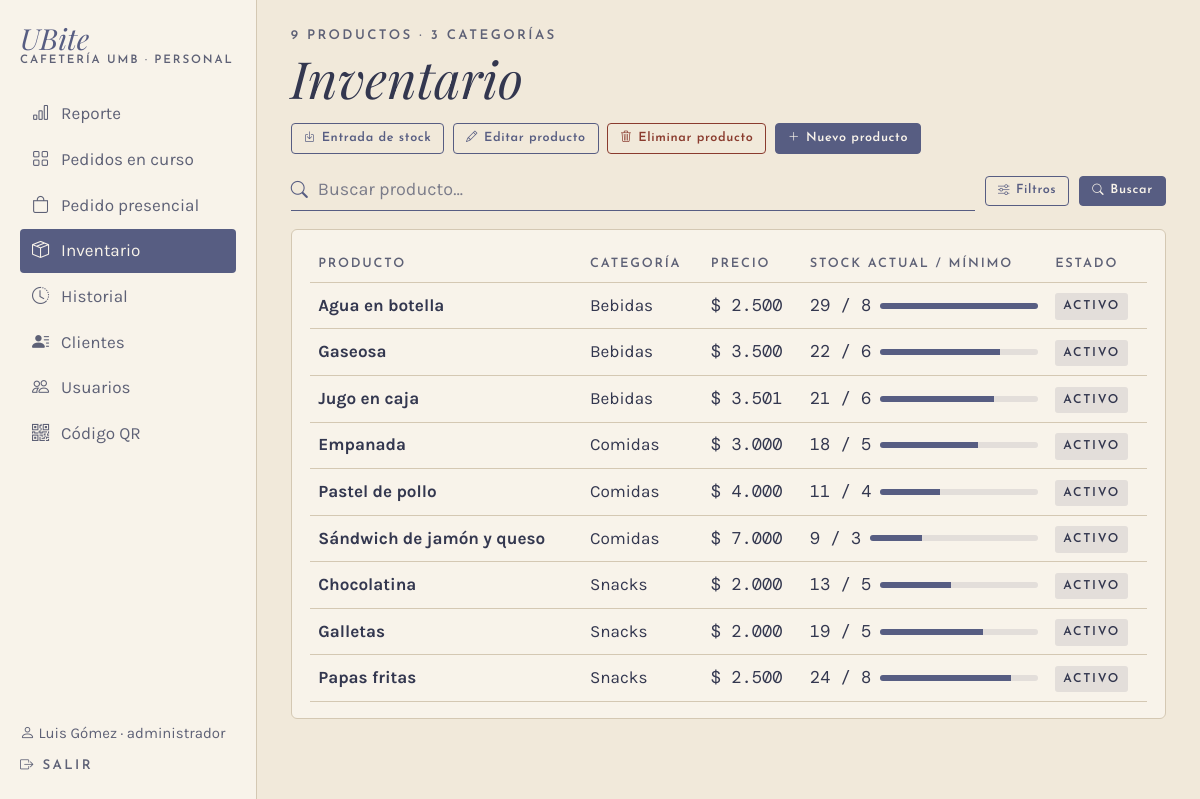
/inventario/ (signed in), run on an earlier commit of the app's database.
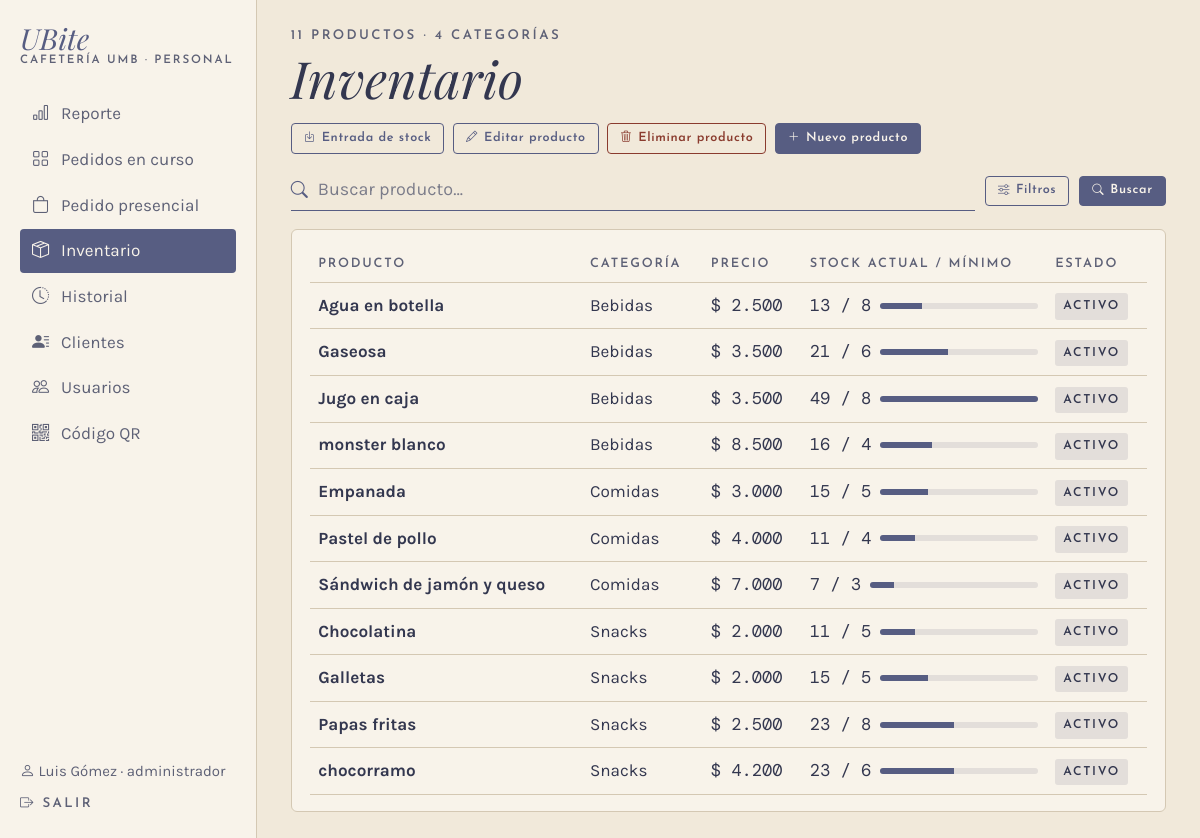
And on a later commit of the database.
### app/models.py (models this page shows, shortened)
class Producto(db.Model):
    __tablename__ = "producto"
    __table_args__ = (
        db.CheckConstraint("precio > 0", name="ck_producto_precio"),
        db.CheckConstraint("stock_actual >= 0", name="ck_producto_stock"),
        db.CheckConstraint("stock_minimo >= 0", name="ck_producto_minimo"),
    )
    id_producto = db.Column(db.Integer, primary_key=True, autoincrement=True)
    nombre = db.Column(db.Text, nullable=False)
    descripcion = db.Column(db.Text)
    precio = db.Column(db.Float, nullable=False)
    stock_actual = db.Column(db.Integer, nullable=False, default=0)
    stock_minimo = db.Column(db.Integer, nullable=False, default=0)
    activo = db.Column(db.Boolean, nullable=False, default=True)
    id_categoria = db.Column(db.Integer, db.ForeignKey("categoria.id_categoria"), nullable=False)
    categoria = db.relationship("Categoria", back_populates="productos")

class Categoria(db.Model):
    __tablename__ = "categoria"
    id_categoria = db.Column(db.Integer, primary_key=True, autoincrement=True)
    nombre = db.Column(db.Text, nullable=False, unique=True)
    productos = db.relationship("Producto", back_populates="categoria", lazy=True)

### app/routes/inventario.py (the view)
@bp.route("/")
@rol_requerido("cajero", "administrador")
def lista():
    filtros = {"buscar": request.args.get("buscar", "")[:60],
               "categoria": request.args.get("categoria", ""),
               "estado": request.args.get("estado", "")}
    todos = gestion.inventario()
    productos = gestion.inventario(**filtros) if any(filtros.values()) else todos
    bajos = [p for p in todos if p.activo and p.stock_actual <= p.stock_minimo]
    return render_template("inventario/lista.html", productos=productos, bajos=bajos, total=len(todos),
                           filtros=filtros, estado=gestion.estado_producto,
                           categorias=Categoria.query.order_by(Categoria.nombre).all(),
                           tope=max([p.stock_actual for p in todos] + [1]))

### app/__init__.py (called while the page is built)
def pesos(valor):
    return f"{valor:,.0f}".replace(",", ".")

@login_manager.user_loader
def cargar_usuario(id_usuario):
    from .models import Usuario
    u = db.session.get(Usuario, int(id_usuario))
    return u if u is not None and u.activo else None

### app/database.py (called while the page is built)
@event.listens_for(Engine, "begin")
def _iniciar(conexion):
    conexion.exec_driver_sql("BEGIN IMMEDIATE" if _escritura.get() else "BEGIN")

### app/gestion.py (called while the page is built)
def estado_producto(p):
    if not p.activo:
        return "inactivo"
    if p.stock_actual == 0:
        return "agotado"
    if p.stock_actual <= p.stock_minimo:
        return "stock bajo"
    return "activo"

def inventario(buscar="", categoria="", estado=""):
    productos = (Producto.query.join(Categoria)
                 .order_by(Categoria.nombre, Producto.nombre).all())
    buscar = buscar.strip().lower()
    if buscar:
        productos = [p for p in productos if buscar in p.nombre.lower()]
    if categoria:
        productos = [p for p in productos if p.categoria.nombre == categoria]
    if estado:
        productos = [p for p in productos if estado_producto(p) == estado]
    return productos

### app/models.py (called while the page is built)
    @property
    def is_active(self):
        return bool(self.activo)

### app/templates/inventario/lista.html (shortened to what this page needs)
{% extends "caja/_base.html" %}
{% import "_filtros.html" as f %}
{% macro chip(p) %}
{% set e = estado(p) %}
<span class="chip {{ 'chip-punteado' if e in ('stock bajo', 'agotado', 'inactivo') }}">{{ e }}</span>
{% endmacro %}
{% block panel %}
<div class="d-flex flex-wrap justify-content-between align-items-end gap-3 mb-3">
  <div>
    <p class="etiqueta mb-1">{{ total }} productos · {{ categorias|length }} categorías</p>
    <h1 class="titulo display-5 mb-0">Inventario</h1>
  </div>
  <div class="d-flex flex-wrap gap-2 acciones-modulo">
    <a class="btn btn-contorno" href="{{ url_for('inventario.entrada') }}"><i class="bi bi-box-arrow-in-down"></i> Entrada de stock</a>
    {% if es_admin %}
    <a class="btn btn-contorno" href="{{ url_for('inventario.editar') }}"><i class="bi bi-pencil"></i> Editar producto</a>
    <a class="btn btn-peligro" href="{{ url_for('inventario.eliminar') }}"><i class="bi bi-trash3"></i> Eliminar producto</a>
    <a class="btn btn-ubite" href="{{ url_for('inventario.producto') }}"><i class="bi bi-plus-lg"></i> Nuevo producto</a>
    {% endif %}
  </div>
</div>
{% set activos = [filtros.categoria, filtros.estado]|select|list|length %}
{% if not productos %}
<div class="aviso mb-4">No hay productos que coincidan con la búsqueda.</div>
{% else %}
<div class="tarjeta d-none d-md-block">
  <table class="table tabla-ubite align-middle mb-0">
    <thead><tr><th>Producto</th><th>Categoría</th><th>Precio</th><th>Stock actual / mínimo</th><th>Estado</th></tr></thead>
    <tbody>
    {% for p in productos %}
    <tr class="{{ 'text-body-secondary' if not p.activo }}">
      <td class="fw-bold">{{ p.nombre }}</td>
      <td class="suave">{{ p.categoria.nombre }}</td>
      <td class="mono">$ {{ p.precio|pesos }}</td>
      <td><div class="d-flex align-items-center gap-2">
        <span class="mono text-nowrap">{{ p.stock_actual }} / {{ p.stock_minimo }}</span>
        <div class="medidor flex-fill"><span style="width: {{ p.stock_actual / tope * 100 }}%"></span></div>
      </div></td>
      <td>{{ chip(p) }}</td>
    </tr>
    {% endfor %}
    </tbody>
  </table>
</div>
{% endif %}
{% endblock %}

### app/templates/caja/_base.html (shortened to what this page needs)
{% extends "base.html" %}
{% block clase_main %}{{ 'con-lateral' if es_admin }} container-xl py-4 con-barra-inferior{% endblock %}
{% block encabezado %}
{% if es_admin %}
<aside class="lateral d-none d-lg-flex">
  <a class="marca mb-4" href="{{ url_for('admin.reporte') }}"><span class="nombre">UBite</span><span class="sub">Cafetería UMB · Personal</span></a>
  <nav>
    {% for ruta, texto, icono in menu_personal %}
    <a href="{{ url_for(ruta) }}" class="{{ 'activo' if seccion == ruta }}"><i class="bi {{ icono }}"></i>{{ texto }}</a>
    {% endfor %}
  </nav>
  <div class="mt-auto pt-4 small">
    <div class="suave mb-2"><i class="bi bi-person"></i> {{ current_user.nombre }} · {{ current_user.rol }}</div>
    <a href="{{ url_for('auth.salir') }}" class="etiqueta text-decoration-none"><i class="bi bi-box-arrow-right"></i> Salir</a>
  </div>
</aside>
{% endif %}
{% endblock %}
{% block contenido %}
{% block panel %}{% endblock %}
{% endblock %}

What changed in the data, as far as the page shows it:
changed Producto "Agua en botella": stock_actual "29" → "13"
changed Producto "Gaseosa": stock_actual "22" → "21"
changed Producto "Jugo en caja": precio|pesos "3.501" → "3.500"; stock_actual "21" → "49"; stock_minimo "6" → "8"
added Producto: nombre "monster blanco", categoria.nombre "Bebidas", precio|pesos "8.500", stock_actual "16", stock_minimo "4", e "ACTIVO"
changed Producto "Empanada": stock_actual "18" → "15"
computed for Producto "Pastel de pollo": {{ p.stock_actual / tope * 100 }} 37.93103448275862 → 22.448979591836736 (drawn)
changed Producto "Sándwich de jamón y queso": stock_actual "9" → "7"
changed Producto "Chocolatina": stock_actual "13" → "11"
changed Producto "Galletas": stock_actual "19" → "15"
changed Producto "Papas fritas": stock_actual "24" → "23"
added Producto: nombre "chocorramo", categoria.nombre "Snacks", precio|pesos "4.200", stock_actual "23", stock_minimo "6", e "ACTIVO"
Also different on the page:
{{ total }}: "9" → "11"
{{ categorias|length }}: "3" → "4"
